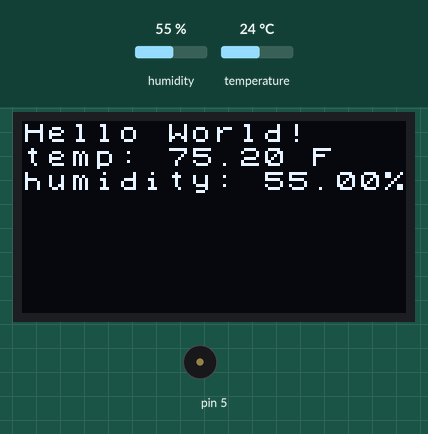
The sketch below on a simulated Arduino Uno, built with avr-gcc and run on an emulated ATmega328P. On the bench: 128×64 one-colour display, buzzer (waves = sounding). The inputs (shaded band) are chosen by the test bench; at power-on: humidity 55 %, temperature 24 °C.

Above: at 1.2 s.
1.3 s: humidity set to 69 %
At 3.5 s:
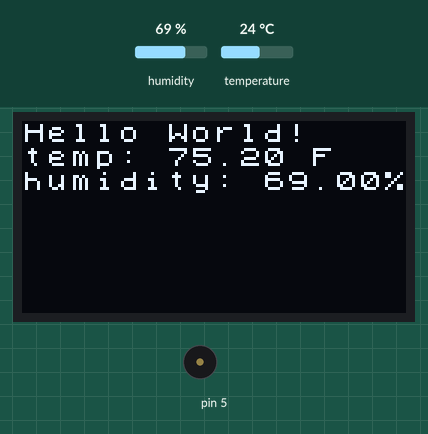
4.2 s: humidity set to 72 %
At 5.7 s:
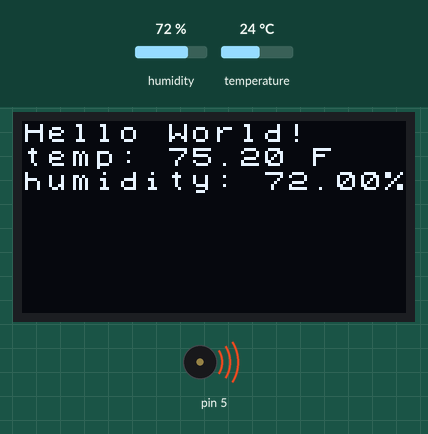
7.1 s: temperature set to 12 °C
At 9.8 s:
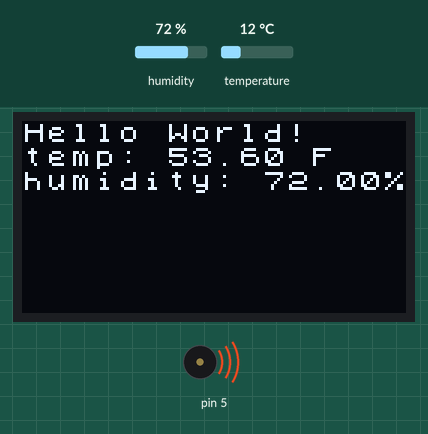
10.2 s: temperature set to 19 °C
At 11.2 s:
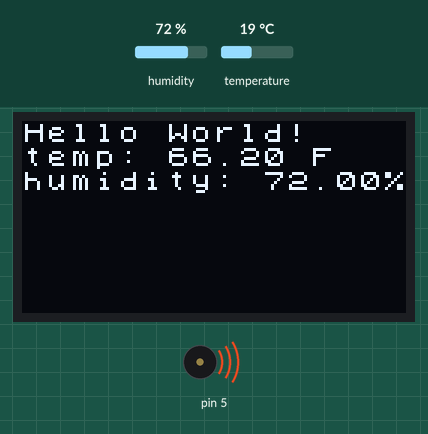
Timing chart, 0 to 13.2 s (numbered marks = the images above; inputs shaded):
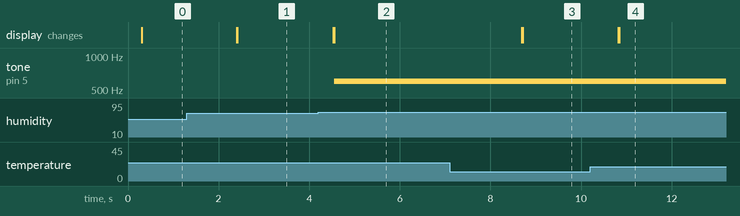

Measured:
- the behaviour switches between 70 and 71 % on humidity (found by bisection; images 1 and 2)
- after the input at 1.3 s, the display: first changes after 1.1 s (image 1 shows a later state)
- after the input at 4.2 s, tone on pin 5: silent → 600 Hz after 0.35 s; the display: first changes after 0.33 s (image 2 shows a later state)
- after the input at 7.1 s, the display: first changes after 1.6 s (image 3 shows a later state)
- after the input at 10.2 s, the display: first changes after 0.62 s (image 4 shows a later state)

The sketch:

sketch_jan28a.ino
```cpp
#include <DHT.h>
#include <Grove_Temperature_And_Humidity_Sensor.h>
#include <U8x8lib.h>

U8X8_SSD1306_128X64_ALT0_HW_I2C u8x8(/* reset=*/
U8X8_PIN_NONE);
DHT dht(3, DHT11); //Humididty sensor pin 3

void setup() {
  // put your setup code here, to run once:
  u8x8.begin();
  u8x8.setFlipMode(1);
  u8x8.clear();
  dht.begin();

}

void loop() {
  // put your main code here, to run repeatedly:
  double temp = dht.readTemperature(); //reads temp
  double humidity = dht.readHumidity(); //reads humidity levels
  temp = temp * 1.8 + 32;
  u8x8.setFont(u8x8_font_chroma48medium8_r);
  u8x8.setCursor(0, 0);
  u8x8.println("Hello World!");
  u8x8.print("temp: ");
  u8x8.print(temp);
  u8x8.println(" F");
  u8x8.print("humidity: ");
  u8x8.print(humidity);
  u8x8.println("%");

  if(humidity > 70){
    tone(5, 600, 700);
    }
  else{
    noTone(5);
  }
}
```
